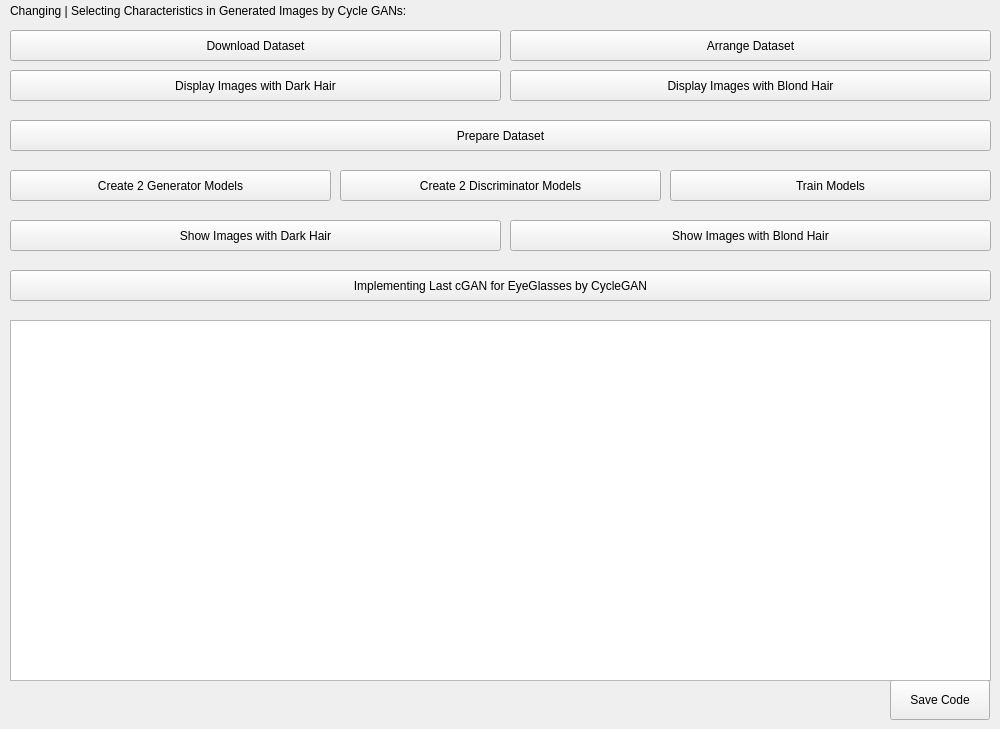
    <widget class="QWidget" name="page_CycleGANs">
     <widget class="QPushButton" name="pushButton_TrainModels_CycleGANs">
      <property name="geometry">
       <rect>
        <x>670</x>
        <y>170</y>
        <width>321</width>
        <height>31</height>
       </rect>
      </property>
      <property name="text">
       <string>Train Models</string>
      </property>
     </widget>
     <widget class="QPushButton" name="pushButton_DisplayImagesWithDarkHair_CycleGANs">
      <property name="geometry">
       <rect>
        <x>10</x>
        <y>70</y>
        <width>491</width>
        <height>31</height>
       </rect>
      </property>
      <property name="text">
       <string>Display Images with Dark Hair</string>
      </property>
     </widget>
     <widget class="QPushButton" name="pushButton_SaveCode_CycleGANs">
      <property name="geometry">
       <rect>
        <x>890</x>
        <y>680</y>
        <width>100</width>
        <height>40</height>
       </rect>
      </property>
      <property name="text">
       <string>Save Code</string>
      </property>
     </widget>
     <widget class="QPushButton" name="pushButton_PrepareDataset_CycleGANs">
      <property name="geometry">
       <rect>
        <x>10</x>
        <y>120</y>
        <width>981</width>
        <height>31</height>
       </rect>
      </property>
      <property name="text">
       <string>Prepare Dataset</string>
      </property>
     </widget>
     <widget class="QPushButton" name="pushButton_DownloadDataset_CycleGANs">
      <property name="geometry">
       <rect>
        <x>10</x>
        <y>30</y>
        <width>491</width>
        <height>31</height>
       </rect>
      </property>
      <property name="text">
       <string>Download Dataset</string>
      </property>
     </widget>
     <widget class="QPushButton" name="pushButton_DisplayImagesWithBlondHair_CycleGANs">
      <property name="geometry">
       <rect>
        <x>510</x>
        <y>70</y>
        <width>481</width>
        <height>31</height>
       </rect>
      </property>
      <property name="text">
       <string>Display Images with Blond Hair</string>
      </property>
     </widget>
     <widget class="QPushButton" name="pushButton_ArrangeDataset_CycleGANs">
      <property name="geometry">
       <rect>
        <x>510</x>
        <y>30</y>
        <width>481</width>
        <height>31</height>
       </rect>
      </property>
      <property name="text">
       <string>Arrange Dataset</string>
      </property>
     </widget>
     <widget class="QLabel" name="label_CycleGANs">
      <property name="geometry">
       <rect>
        <x>10</x>
        <y>0</y>
        <width>981</width>
        <height>21</height>
       </rect>
      </property>
      <property name="text">
       <string>Changing | Selecting Characteristics in Generated Images by Cycle GANs:</string>
      </property>
     </widget>
     <widget class="QTextBrowser" name="textBrowser_CycleGANs">
      <property name="geometry">
       <rect>
        <x>10</x>
        <y>320</y>
        <width>981</width>
        <height>361</height>
       </rect>
      </property>
     </widget>
     <widget class="QPushButton" name="pushButton_Create2DiscriminatorModels_CycleGANs">
      <property name="geometry">
       <rect>
        <x>340</x>
        <y>170</y>
        <width>321</width>
        <height>31</height>
       </rect>
      </property>
      <property name="text">
       <string>Create 2 Discriminator Models</string>
      </property>
     </widget>
     <widget class="QPushButton" name="pushButton_Create2GeneratorModels_CycleGANs">
      <property name="geometry">
       <rect>
        <x>10</x>
        <y>170</y>
        <width>321</width>
        <height>31</height>
       </rect>
      </property>
      <property name="text">
       <string>Create 2 Generator Models</string>
      </property>
     </widget>
     <widget class="QPushButton" name="pushButton_ShowImagesWithDarkHair_CycleGANs">
      <property name="geometry">
       <rect>
        <x>10</x>
        <y>220</y>
        <width>491</width>
        <height>31</height>
       </rect>
      </property>
      <property name="text">
       <string>Show Images with Dark Hair</string>
      </property>
     </widget>
     <widget class="QPushButton" name="pushButton_ShowImagesWithBlondHair_CycleGANs">
      <property name="geometry">
       <rect>
        <x>510</x>
        <y>220</y>
        <width>481</width>
        <height>31</height>
       </rect>
      </property>
      <property name="text">
       <string>Show Images with Blond Hair</string>
      </property>
     </widget>
     <widget class="QPushButton" name="pushButton_ImplementingLast_cGAN_for_EyeGlasses_by_CycleGAN_CycleGANs">
      <property name="geometry">
       <rect>
        <x>10</x>
        <y>270</y>
        <width>981</width>
        <height>31</height>
       </rect>
      </property>
      <property name="text">
       <string>Implementing Last cGAN for EyeGlasses by CycleGAN</string>
      </property>
     </widget>
    </widget>
